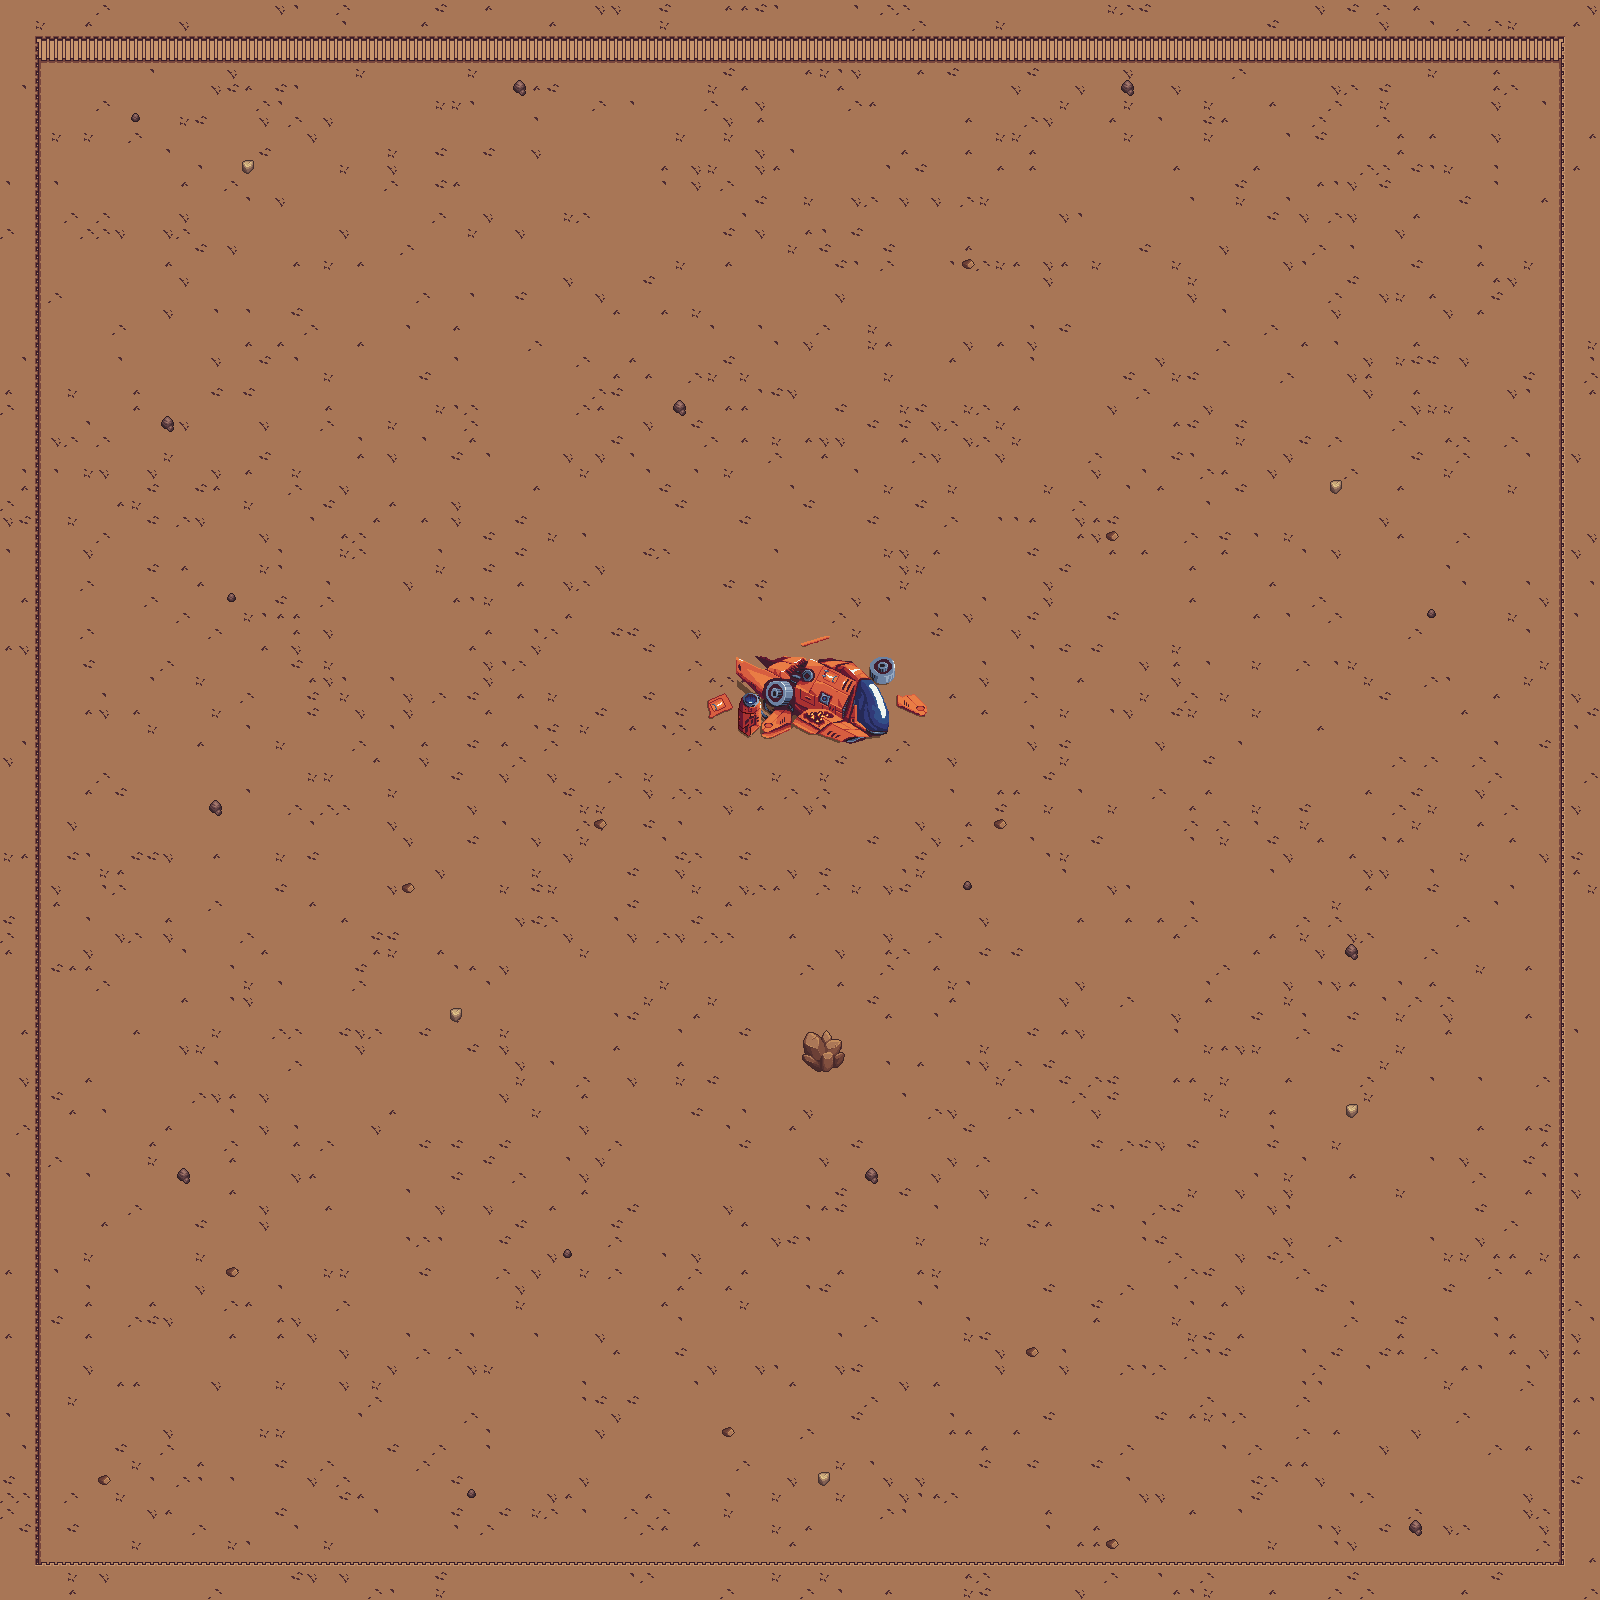

This is a level from a 2D game, rendered from its Tiled map with the project's own tilesets. A one-line summary and the map file follow, with tile-layer data summarised:
An orthogonal 100x100 tile map with 16x16 px tiles, 3 tile layers (Background, Foreground, Top), 4 tilesets and 11 objects (small-fire, enemySpawner, player-spawn, first-dropship-spawn).

<map version="1.5" tiledversion="2021.03.23" orientation="orthogonal" renderorder="left-down" width="100" height="100" tilewidth="16" tileheight="16" infinite="0" nextlayerid="7" nextobjectid="99">
 <editorsettings>
  <export target="Simple.tmx" format="tmx" />
 </editorsettings>
 <properties>
  <property name="CollisionLayer" value="Collision" />
  <property name="ContentDirectory" value="Content/Maps" />
 </properties>
 <tileset firstgid="1" name="Dirt" tilewidth="16" tileheight="16" tilecount="24" columns="6">
  <image source="dirt_sheet16.png" width="96" height="64" />
  <tile id="13" probability="30" />
 </tileset>
 <tileset firstgid="25" name="crashed_ship" tilewidth="16" tileheight="16" tilecount="60" columns="10">
  <image source="crashed_ship.png" width="160" height="96" />
 </tileset>
 <tileset firstgid="85" name="Rocks" tilewidth="16" tileheight="16" tilecount="304" columns="16">
  <image source="rocks_sheet.png" width="256" height="304" />
  <tile id="224" probability="0.1" />
  <tile id="225" probability="0.1" />
  <tile id="230" probability="0.1" />
  <tile id="231" probability="0.1" />
 </tileset>
 <tileset firstgid="389" name="ShipParts" tilewidth="32" tileheight="32" tilecount="3" columns="3">
  <image source="ship_parts32.png" width="126" height="32" />
 </tileset>
 <layer id="1" name="Background" width="100" height="100">
  <data>[10000 cells, 10000 non-empty, 18 distinct tile ids]</data>
 </layer>
 <layer id="2" name="Foreground" width="100" height="100">
  <data>[10000 cells, 1055 non-empty, 72 distinct tile ids]</data>
 </layer>
 <layer id="4" name="Top" width="100" height="100">
  <data>[10000 cells, 22 non-empty, 22 distinct tile ids]</data>
 </layer>
 <objectgroup id="3" name="Collision">
  <object id="38" x="802.417" y="1049.13" width="42.375" height="22.5833" />
  <object id="50" x="38.6667" y="35.3333" width="1522.59" height="25.3333" />
  <object id="53" x="29.3333" y="35.25" width="12.6667" height="1536.92" />
  <object id="54" x="35.0833" y="1558" width="1525.08" height="14" />
  <object id="55" x="1556.67" y="34" width="12.1667" height="1533.5" />
  <object id="93" x="736" y="672" width="160" height="64" />
  <object id="94" x="868.5" y="656" width="26" height="16" />
 </objectgroup>
 <objectgroup id="6" name="MapObjects">
  <object id="95" name="small-fire" x="820.25" y="715.5">
   <point />
  </object>
  <object id="96" name="enemySpawner" x="456.394" y="1095">
   <point />
  </object>
  <object id="97" name="player-spawn" x="869" y="757">
   <point />
  </object>
  <object id="98" name="first-dropship-spawn" x="967.667" y="842">
   <point />
  </object>
 </objectgroup>
</map>
